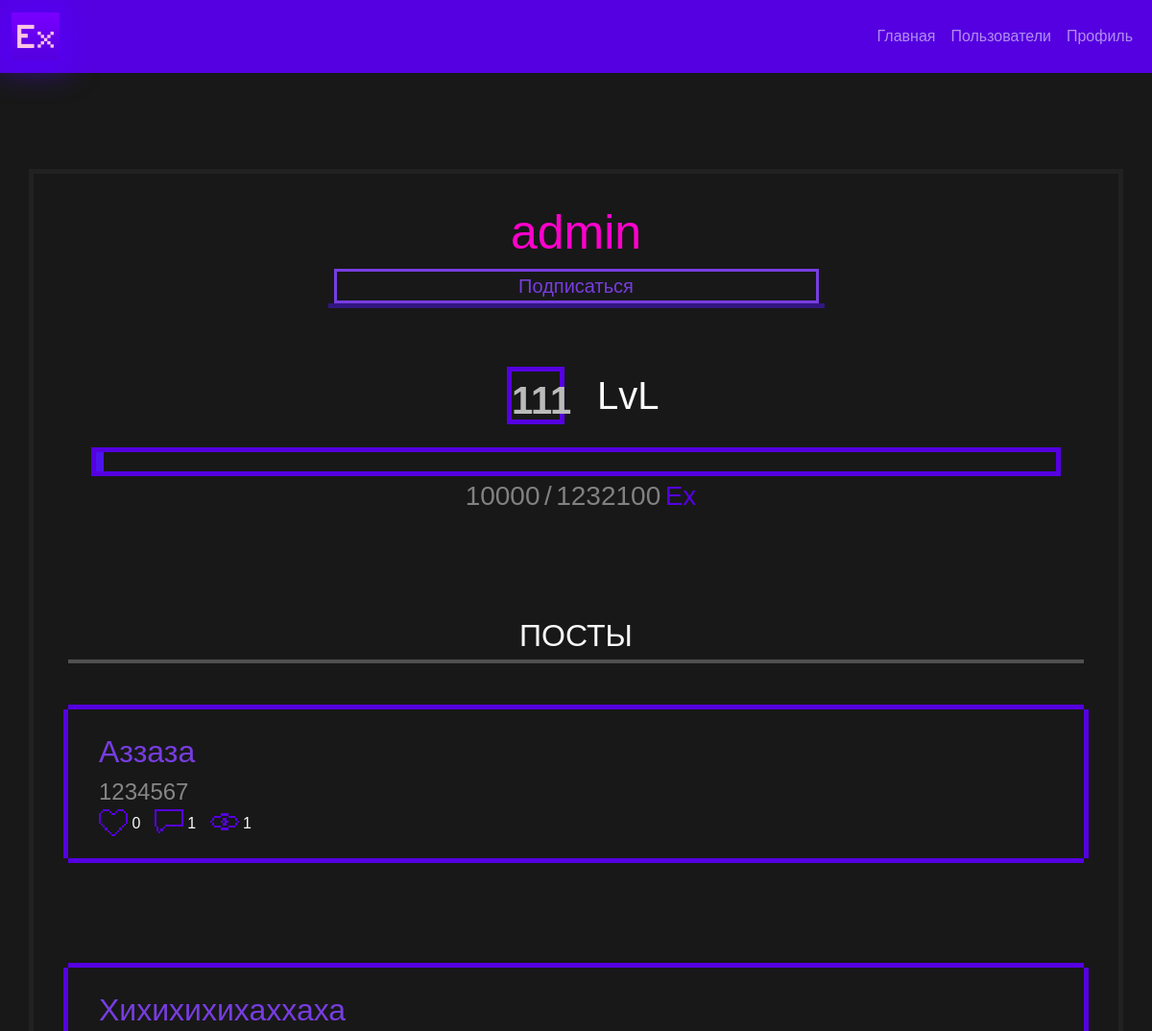
The page /user/admin (signed in, upper part) on the database as committed earlier.
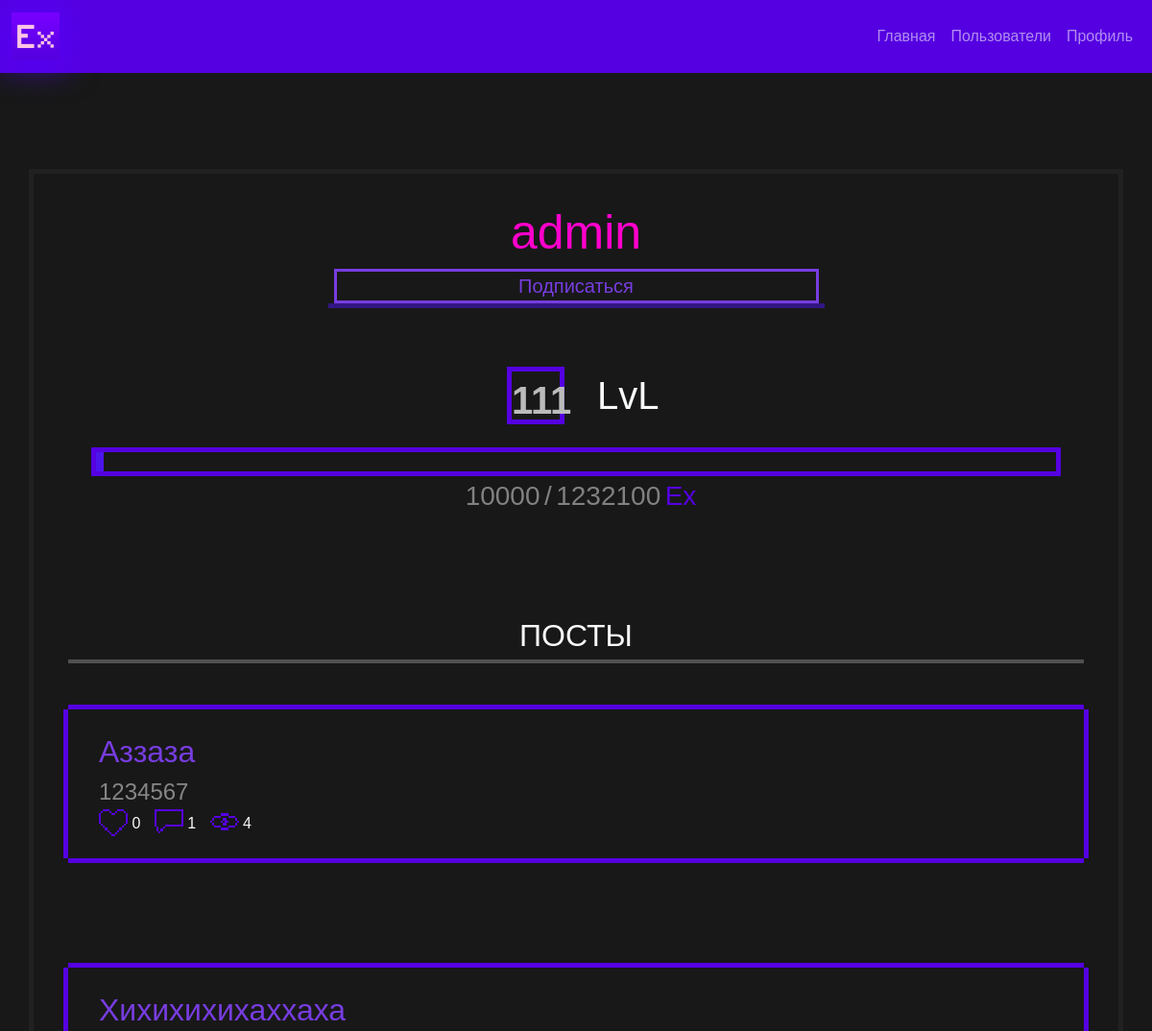
The same page on the database as committed later.
### app/models.py (models this page shows, shortened)
class User(db.Model, UserMixin):
    __tablename__ = 'users'
    id = db.Column(db.Integer, primary_key=True)
    username = db.Column(db.String(255), unique=True)
    password = db.Column(db.String(255))
    level = db.Column(db.Integer(), default=1)
    exp = db.Column(db.Integer(), default=0)
    active = db.Column(db.Boolean())
    roles = db.relationship('Role', secondary='user_roles')
    def is_following(self, user):
        return Subscription.query.filter_by(follower=self, followed=user).first() is not None

class Post(db.Model):
    __tablename__ = 'posts'
    id = db.Column(db.Integer, primary_key=True)
    title = db.Column(db.String(255))
    content = db.Column(db.Text)
    pub_date = db.Column(db.DateTime, default=datetime.utcnow)
    user_id = db.Column(db.Integer, db.ForeignKey('users.id'))
    views = db.Column(db.Integer, default=0)
    user = db.relationship('User', backref=db.backref('posts', lazy='dynamic'))

### app/routes.py (the view)
@app.route('/user/<string:username>')
@login_required
def get_user(username):
    user = User.query.filter_by(username=username).first()
    posts = Post.query.filter_by(user_id=user.id).order_by(Post.id.desc()).all()
    likes = {}
    for post in posts:
        liked_by_user = False
        print(Like.query.filter_by(user_id=current_user.id, post_id=post.id).first())
        if Like.query.filter_by(user_id=current_user.id, post_id=post.id).first():
            liked_by_user = True
        likes[post.id] = {
            'count': get_post_likes(post.id),
            'liked_by_user': liked_by_user,
            'comm_count': get_post_comm_count(post.id),
        }
    return render_template('user_profile.html', User=user, Posts=posts, Likes=likes)

### app/routes.py (called while the page is built)
def get_post_likes(post_id):
    try:
        post_likes = Like.query.filter_by(post_id=post_id).count()
        return post_likes
    except Exception as e:
        return -1

def get_post_comm_count(post_id):
    try:
        comm = Comment.query.filter_by(post_id=post_id).count()
        return comm
    except Exception as e:
        return -1

### app/templates/user_profile.html (shortened to what this page needs)
{% extends "base.html" %}
{% block content %}
<div class="container">
    <div class="row d-flex justify-content-center" style="border: #212121 solid 5px; padding: 2vw 3vw">
        <div class="row">
            <div class="col-12 text-center justify-content-center">
                {% if User.username == current_user.username %}
                <p class="title ex-txt" style="color: #ff00cc; font-size: 50px; word-wrap: break-word">{{ User.username }} (Вы)</p>
                {% else %}
                <span class="title ex-txt" style="color: #ff00cc; font-size: 50px; word-wrap: break-word">{{ User.username }}</span>
                {% if current_user.is_following(User) %}
                <a class="nav-link def-link" href="{{ url_for('unfollow', username=User.username) }}">
                    <div class="a-link fs-5" style="width: 50%; margin-left: auto; margin-right: auto">
                        Отписаться
                    </div>
                </a>
                {% else %}
                <a class="nav-link def-link" href="{{ url_for('follow', username=User.username) }}">
                    <div class="a-link fs-5 col-12" style="width: 50%; margin-left: auto; margin-right: auto">
                        Подписаться
                    </div>
                </a>
                {% endif %}
                {% endif %}
            </div>
            <hr class="def-hr" style="width: 50%; margin-left: auto; margin-right: auto; background: #4c15ec;
            border-color: #4c15ec; opacity: 50%">
            <div class="col-12 text-center">
                <div class="row">
                <div class="col-6">
                    <b class="fs-1" id="lvl" style="color: #bbbbbb; float: right; padding: 0 0 20px 0">
                        {{ User.level }}
                    </b>
                </div>
                <div class="col-6">
                <span class="text-light fs-1" style="margin-left: 10px; float: left">
                    LvL
                </span>
                </div>
                    </div>
            </div>
            <div class="col-12 mt-4 text-center">
                <div class="bar-border" style="height: 30px; width: 100%">
                    <div class="bar" id="expValue{{ User.id }}bar" style="width: {{User.exp/(100*(User.level**2))*100 }}%"></div>
                </div>
                <span class="fs-3" id="expValue{{ User.id }}" style="color: #818181; margin-left: 10px">{{ User.exp }}</span>
                <span class="fs-3" style="color: #818181">/</span>
                <span class="fs-3" id="endExp" style="color: #818181">{{ (100*(User.level**2)) }}</span>
                <span class="fs-3 ex-txt" id="ex_end"> Ex</span>
            </div>
        </div>
        {% if User.username == current_user.username %}
        <a class="nav-link text-center" style="justify-content: flex-end;" href="{{ url_for('add_post') }}">
            <div class="a-link">
                <span class="fs-1">+ ПОСТ</span>
            </div>
        </a>
        {% else %}
        <span class="fs-2 text-center text-light">
            ПОСТЫ
        </span>
        {% endif %}
        <hr class="def-hr">
        {% for post in Posts %}
        <div class="row post-list">
            <div class="col-12">
                <span class="ex-title fs-2">{{ post.title }}</span><br>
                <span class="ex-post-txt fs-4">{{ post.content }}</span><br>
            </div>
            <div class="row">
                <div class="col-12">
                    <img id="like_img_{{ post.id }}" class="post_bot"
                         src="{{ url_for('static', filename='imgs/fill-like.png') if Likes[post.id]['liked_by_user'] else url_for('static', filename='imgs/like.png') }}"
                         alt="like" width="30px"
                         style="image-rendering: pixelated;" onclick="likePost({{ post.id }})">
                    <span id="likes_{{ post.id }}" class="text-light">{{ Likes[post.id]['count'] }}</span>
                    <a href="{{ url_for('get_comments', post_id=post.id) }}" style="text-decoration: none"> <img
                            class="post_bot" src="{{ url_for('static', filename='imgs/comment.png') }}" alt="comm"
                            width="30px" height="32px"
                            style="image-rendering: pixelated; margin-top: -2px; margin-left: 10px;">
                    </a>
                    <span class="text-light">{{ Likes[post.id]['comm_count'] }}</span>
                    <img class="post" data-post-id="{{ post.id }}" src="{{ url_for('static', filename='imgs/Views.png') }}" alt="views"
                         width="30px" height="32px"
                         style="image-rendering: pixelated; margin-top: -5px; margin-left: 10px;">
                         <span class="text-light">{{ post.views }}</span>
                </div>
            </div>
        </div>
        {% endfor %}
    </div>
</div>
{% endblock %}

### app/templates/base.html (shortened to what this page needs)
<!DOCTYPE html>
<html lang="ru">
<head>
    <link href="https://cdn.jsdelivr.net/npm/bootstrap@5.3.2/dist/css/bootstrap.min.css" rel="stylesheet"
>
    <link rel="stylesheet" href="https://cdn.jsdelivr.net/npm/bootstrap-icons@1.8.1/font/bootstrap-icons.css">
    <link rel="stylesheet" href="{{ url_for('static', filename='css/style.css') }}">
</head>
<body>
<header>
    <nav class="navbar navbar-expand-sm navbar-dark">
        <div class="container-fluid">
            <a class="navbar-brand" href="{{ url_for('index') }}">
                <img src="{{ url_for('static', filename='imgs/logo.png') }}" alt="LOGO" width="50px"
                     style="object-fit: cover; object-fit: cover; box-shadow: 0px 0px 30px 10px rgba(85,0,255,0.54);">
            </a>
            <div class="collapse navbar-collapse" id="collapsibleNavbar" style="justify-content: flex-end;">
                <ul class="navbar-nav">
                    <li class="nav-item">
                        <a class="nav-link" href="{{ url_for('index') }}">Главная</a>
                    </li>
                    <li class="nav-item">
                        <a class="nav-link" href="{{ url_for('users') }}">Пользователи</a>
                    </li>
                    {% if current_user.is_authenticated %}
                    <li class="nav-item">
                        <a class="nav-link"
                           href="{{ url_for('get_user', username = current_user.username) }}">Профиль</a>
                    </li>
                    {% else %}
                    <li class="nav-item">
                        <a class="nav-link" style="justify-content: flex-end;" href="{{ url_for('login') }}">Войти</a>
                    </li>
                    {% endif %}
                </ul>
            </div>
        </div>
    </nav>
</header>
<main>
    {% block content %}{% endblock %}
</main>
</body>
</html>

### app/static/css/style.css (style rules this page uses)
html { cursor: url("../imgs/cursor.png"), auto; }
a, a:focus { cursor: url("../imgs/cursor.png"), auto; }
.navbar { background: #5500e1; }
.ex-txt { color: #5500e1; }
.ex-title { color: #773de0; }
.ex-post-txt { color: #868686; }
.a-link { border: #773de0 solid 3px; color: #773de0; transition: .5s; }
.post_bot { transition: .5s; border-bottom: 3px solid transparent; }
body { background: #181818; font-family: 'monocraft', sans-serif; }
.bar { height: 20px; background: #4c15ec; transition: width 0.3s; }
.post-list { padding: 20px 20px; margin: 2em auto; box-shadow: -5px 0 0 0 #5500e1, 5px 0 0 0 #5500e1, 0 -5px 0 0 #5500e1, 0 5px 0 0 #5500e1; transition: .5s; }
.bar-border { border: solid #5500e1 5px; }
.def-hr { height: 5px; background: whitesmoke; }
#lvl { border: solid #5500e1 5px; width: 60px; height: 60px; text-align: center; vertical-align: center; padding: 5px 10px; }

Rows that differ between the two databases and show on the page:
changed Post "Аззаза": views "1" → "4"
